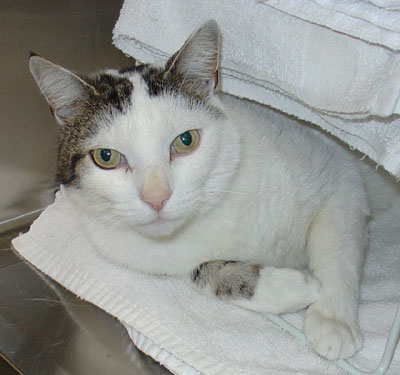
#> input picture PRODIGY_ML_03/PetImages/Cat/106.jpg, 400 x 375 px; its folder holds only this picture in this run
$ jupyter execute --allow-errors PRODIGY_ML_03.ipynb
#> lines starting #> are read from the running program, lines starting #| are printed output that depends on the picture
[cell 1]
# Import Libraries
import os
import cv2
import numpy as np
import matplotlib.pyplot as plt

from sklearn.model_selection import train_test_split
from sklearn.preprocessing import StandardScaler
from sklearn.svm import SVC
from sklearn.metrics import accuracy_score, confusion_matrix, ConfusionMatrixDisplay

[cell 2]
# Load dataset
cat_path = "PetImages/Cat"
dog_path = "PetImages/Dog"

data = []
labels = []

IMAGE_SIZE = 64
SAMPLES = 2000   # use 2000 cats + 2000 dogs

[cell 3]
# Load Cat images
for img_name in os.listdir(cat_path)[:SAMPLES]:
    try:
        img = cv2.imread(os.path.join(cat_path, img_name), cv2.IMREAD_GRAYSCALE)
#> img: shape (375, 400); min 0, max 228, mean 150
        img = cv2.resize(img, (IMAGE_SIZE, IMAGE_SIZE))
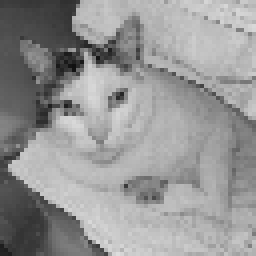
#> img: shape (64, 64) (shown 4 times larger); min 17, max 221, mean 149.8
        data.append(img.flatten())
        labels.append(0)  # Cat
    except:
        pass

# Load Dog images
#> (the rest of this cell did not finish here and is left out)

[cell 4]
# Convert to Numpy
X = np.array(data)
y = np.array(labels)

print("Total samples:", X.shape[0])
#| Total samples: 1
print("Feature size:", X.shape[1])
#| Feature size: 4096

[cell 5]
# Data Visualization (show sample image)
plt.figure(figsize=(6,3))

#> (the rest of this cell did not finish here and is left out)

[cell 6]
# class distribution
plt.bar(["Cats", "Dogs"], [sum(y==0), sum(y==1)])
plt.title("Class Distribution")
plt.show()
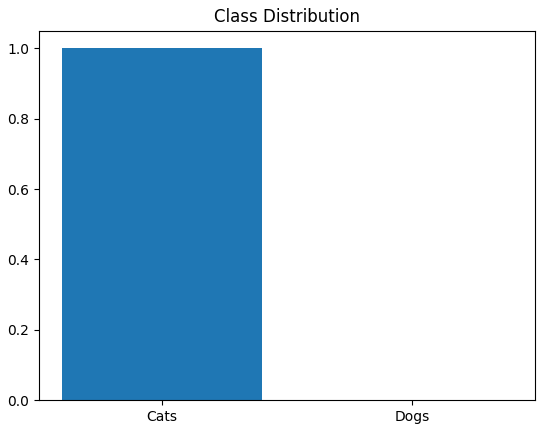
#> figure drawn by matplotlib, 1 panel

$ run again, on PRODIGY_ML_03/PetImages/Cat/225.jpg
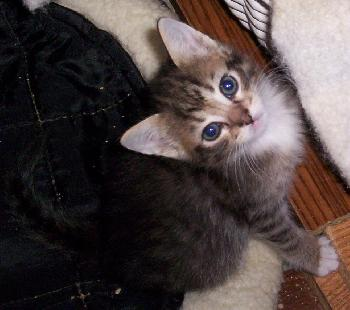
#> input picture PRODIGY_ML_03/PetImages/Cat/225.jpg, 350 x 310 px
#> `img = cv2.imread(os.path.join(cat_path, img_name), cv2.IMREAD_GRAYSCALE)`:
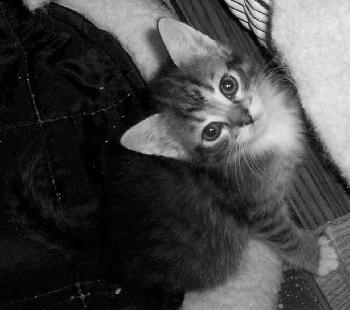
#> img: shape (310, 350); min 0, max 255, mean 69.2
#> `img = cv2.resize(img, (IMAGE_SIZE, IMAGE_SIZE))`:
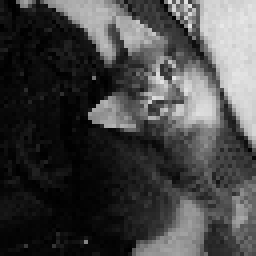
#> img: shape (64, 64) (shown 4 times larger); min 0, max 232, mean 69
#| Total samples: 1
#| Feature size: 4096

$ run again, on PRODIGY_ML_03/PetImages/Cat/28.jpg
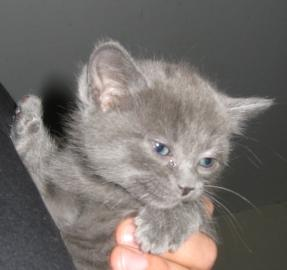
#> input picture PRODIGY_ML_03/PetImages/Cat/28.jpg, 287 x 270 px
#> `img = cv2.imread(os.path.join(cat_path, img_name), cv2.IMREAD_GRAYSCALE)`:
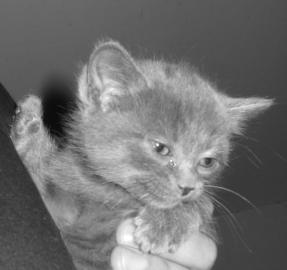
#> img: shape (270, 287); min 7, max 255, mean 113.1
#> `img = cv2.resize(img, (IMAGE_SIZE, IMAGE_SIZE))`:
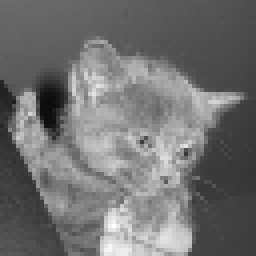
#> img: shape (64, 64) (shown 4 times larger); min 11, max 255, mean 112.9
#| Total samples: 1
#| Feature size: 4096

$ run again, on PRODIGY_ML_03/PetImages/Cat/301.jpg
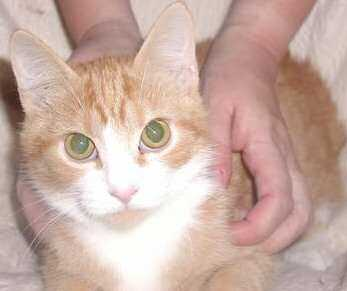
#> input picture PRODIGY_ML_03/PetImages/Cat/301.jpg, 347 x 291 px
#> `img = cv2.imread(os.path.join(cat_path, img_name), cv2.IMREAD_GRAYSCALE)`:
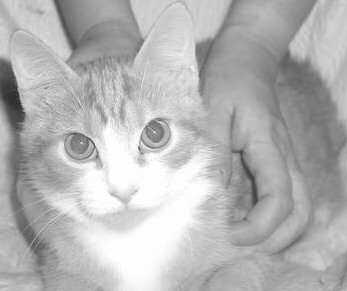
#> img: shape (291, 347); min 29, max 255, mean 180.4
#> `img = cv2.resize(img, (IMAGE_SIZE, IMAGE_SIZE))`:
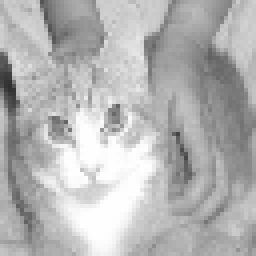
#> img: shape (64, 64) (shown 4 times larger); min 48, max 255, mean 180.3
#| Total samples: 1
#| Feature size: 4096

$ run again, on PRODIGY_ML_03/PetImages/Cat/108.jpg
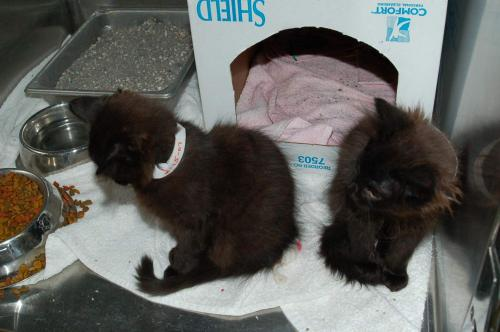
#> input picture PRODIGY_ML_03/PetImages/Cat/108.jpg, 500 x 332 px
#> `img = cv2.imread(os.path.join(cat_path, img_name), cv2.IMREAD_GRAYSCALE)`:
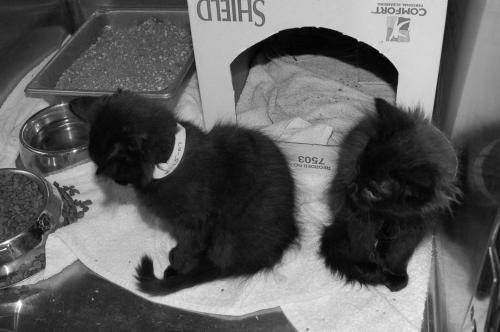
#> img: shape (332, 500); min 0, max 255, mean 95.6
#> `img = cv2.resize(img, (IMAGE_SIZE, IMAGE_SIZE))`:
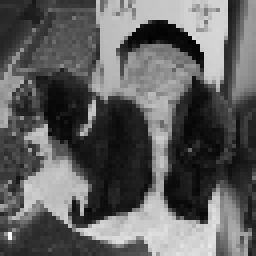
#> img: shape (64, 64) (shown 4 times larger); min 0, max 250, mean 95.2
#| Total samples: 1
#| Feature size: 4096
